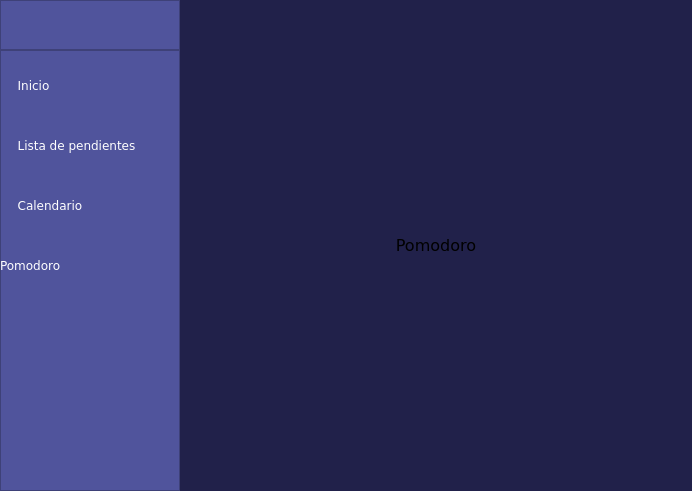
<?xml version="1.0" encoding="UTF-8"?>
<ui version="4.0">
 <class>Principal</class>
 <widget class="QMainWindow" name="Principal">
  <property name="geometry">
   <rect>
    <x>0</x>
    <y>0</y>
    <width>692</width>
    <height>491</height>
   </rect>
  </property>
  <property name="font">
   <font>
    <family>Verdana</family>
    <pointsize>10</pointsize>
   </font>
  </property>
  <property name="windowTitle">
   <string>Menu principal</string>
  </property>
  <widget class="QWidget" name="centralwidget">
   <layout class="QHBoxLayout" name="horizontalLayout">
    <property name="spacing">
     <number>0</number>
    </property>
    <property name="leftMargin">
     <number>0</number>
    </property>
    <property name="topMargin">
     <number>0</number>
    </property>
    <property name="rightMargin">
     <number>0</number>
    </property>
    <property name="bottomMargin">
     <number>0</number>
    </property>
    <item>
     <widget class="QFrame" name="frame">
      <property name="frameShape">
       <enum>QFrame::Shape::NoFrame</enum>
      </property>
      <property name="frameShadow">
       <enum>QFrame::Shadow::Raised</enum>
      </property>
      <layout class="QVBoxLayout" name="verticalLayout">
       <property name="spacing">
        <number>0</number>
       </property>
       <property name="leftMargin">
        <number>0</number>
       </property>
       <property name="topMargin">
        <number>0</number>
       </property>
       <property name="rightMargin">
        <number>0</number>
       </property>
       <property name="bottomMargin">
        <number>0</number>
       </property>
       <item>
        <widget class="QFrame" name="frame_2">
         <property name="frameShape">
          <enum>QFrame::Shape::NoFrame</enum>
         </property>
         <property name="frameShadow">
          <enum>QFrame::Shadow::Raised</enum>
         </property>
         <layout class="QHBoxLayout" name="horizontalLayout_2">
          <property name="spacing">
           <number>0</number>
          </property>
          <property name="leftMargin">
           <number>0</number>
          </property>
          <property name="topMargin">
           <number>0</number>
          </property>
          <property name="rightMargin">
           <number>0</number>
          </property>
          <property name="bottomMargin">
           <number>0</number>
          </property>
          <item>
           <widget class="QFrame" name="menuDerecho">
            <property name="minimumSize">
             <size>
              <width>180</width>
              <height>0</height>
             </size>
            </property>
            <property name="maximumSize">
             <size>
              <width>50</width>
              <height>16777215</height>
             </size>
            </property>
            <property name="styleSheet">
             <string notr="true">QFrame{
background: #50549c;

}</string>
            </property>
            <property name="frameShape">
             <enum>QFrame::Shape::NoFrame</enum>
            </property>
            <property name="frameShadow">
             <enum>QFrame::Shadow::Raised</enum>
            </property>
            <layout class="QVBoxLayout" name="verticalLayout_2">
             <property name="spacing">
              <number>0</number>
             </property>
             <property name="leftMargin">
              <number>0</number>
             </property>
             <property name="topMargin">
              <number>0</number>
             </property>
             <property name="rightMargin">
              <number>0</number>
             </property>
             <property name="bottomMargin">
              <number>0</number>
             </property>
             <item>
              <widget class="QFrame" name="frame_5">
               <property name="maximumSize">
                <size>
                 <width>16777215</width>
                 <height>50</height>
                </size>
               </property>
               <property name="frameShape">
                <enum>QFrame::Shape::StyledPanel</enum>
               </property>
               <property name="frameShadow">
                <enum>QFrame::Shadow::Raised</enum>
               </property>
               <widget class="QPushButton" name="btnMenu">
                <property name="geometry">
                 <rect>
                  <x>0</x>
                  <y>0</y>
                  <width>180</width>
                  <height>50</height>
                 </rect>
                </property>
                <property name="cursor">
                 <cursorShape>PointingHandCursor</cursorShape>
                </property>
                <property name="styleSheet">
                 <string notr="true">QPushButton{
border: none;
background: transparent;
padding: 10px;
text-align:left;
}</string>
                </property>
                <property name="text">
                 <string/>
                </property>
                <property name="icon">
                 <iconset resource="archivo.qrc">
                  <normaloff>:/Iconos/Iconos/Icono menu.png</normaloff>:/Iconos/Iconos/Icono menu.png</iconset>
                </property>
                <property name="iconSize">
                 <size>
                  <width>30</width>
                  <height>30</height>
                 </size>
                </property>
               </widget>
              </widget>
             </item>
             <item>
              <widget class="QFrame" name="frame_6">
               <property name="minimumSize">
                <size>
                 <width>0</width>
                 <height>100</height>
                </size>
               </property>
               <property name="frameShape">
                <enum>QFrame::Shape::StyledPanel</enum>
               </property>
               <property name="frameShadow">
                <enum>QFrame::Shadow::Raised</enum>
               </property>
               <widget class="QPushButton" name="btnPrincipal">
                <property name="geometry">
                 <rect>
                  <x>0</x>
                  <y>10</y>
                  <width>180</width>
                  <height>50</height>
                 </rect>
                </property>
                <property name="font">
                 <font>
                  <family>Verdana</family>
                  <pointsize>9</pointsize>
                 </font>
                </property>
                <property name="cursor">
                 <cursorShape>PointingHandCursor</cursorShape>
                </property>
                <property name="styleSheet">
                 <string notr="true">QPushButton{
border: none;
background: transparent;
color: #fff;
padding: 10px;
text-align:left;
}

QPushButton:hover{
background: #40457c;
}</string>
                </property>
                <property name="text">
                 <string>  Inicio</string>
                </property>
                <property name="icon">
                 <iconset resource="archivo.qrc">
                  <normaloff>:/Iconos/Iconos/Icono inicio.png</normaloff>:/Iconos/Iconos/Icono inicio.png</iconset>
                </property>
                <property name="iconSize">
                 <size>
                  <width>30</width>
                  <height>30</height>
                 </size>
                </property>
               </widget>
               <widget class="QPushButton" name="btnListaPendientes">
                <property name="geometry">
                 <rect>
                  <x>0</x>
                  <y>70</y>
                  <width>180</width>
                  <height>50</height>
                 </rect>
                </property>
                <property name="font">
                 <font>
                  <family>Verdana</family>
                  <pointsize>9</pointsize>
                 </font>
                </property>
                <property name="cursor">
                 <cursorShape>PointingHandCursor</cursorShape>
                </property>
                <property name="styleSheet">
                 <string notr="true">QPushButton{
border: none;
background: transparent;
color: #fff;
padding: 10px;
text-align:left;
}

QPushButton:hover{
background: #40457c;
}</string>
                </property>
                <property name="text">
                 <string>  Lista de pendientes</string>
                </property>
                <property name="icon">
                 <iconset resource="archivo.qrc">
                  <normaloff>:/Iconos/Iconos/Icono lista de pendientes.png</normaloff>:/Iconos/Iconos/Icono lista de pendientes.png</iconset>
                </property>
                <property name="iconSize">
                 <size>
                  <width>30</width>
                  <height>30</height>
                 </size>
                </property>
               </widget>
               <widget class="QPushButton" name="btnCalendario">
                <property name="geometry">
                 <rect>
                  <x>0</x>
                  <y>130</y>
                  <width>180</width>
                  <height>50</height>
                 </rect>
                </property>
                <property name="font">
                 <font>
                  <family>Verdana</family>
                  <pointsize>9</pointsize>
                 </font>
                </property>
                <property name="cursor">
                 <cursorShape>PointingHandCursor</cursorShape>
                </property>
                <property name="styleSheet">
                 <string notr="true">QPushButton{
border: none;
background: transparent;
color: #fff;
padding: 10px;
text-align:left;
}

QPushButton:hover{
background: #40457c;
}</string>
                </property>
                <property name="text">
                 <string>  Calendario</string>
                </property>
                <property name="icon">
                 <iconset resource="archivo.qrc">
                  <normaloff>:/Iconos/Iconos/Icono calendario.png</normaloff>:/Iconos/Iconos/Icono calendario.png</iconset>
                </property>
                <property name="iconSize">
                 <size>
                  <width>30</width>
                  <height>30</height>
                 </size>
                </property>
               </widget>
               <widget class="QPushButton" name="btnPomodoro">
                <property name="geometry">
                 <rect>
                  <x>-10</x>
                  <y>190</y>
                  <width>191</width>
                  <height>50</height>
                 </rect>
                </property>
                <property name="font">
                 <font>
                  <family>Verdana</family>
                  <pointsize>9</pointsize>
                 </font>
                </property>
                <property name="cursor">
                 <cursorShape>PointingHandCursor</cursorShape>
                </property>
                <property name="styleSheet">
                 <string notr="true">QPushButton{
border: none;
background: transparent;
color: #fff;
padding: 10px;
text-align:left;
}

QPushButton:hover{
background: #40457c;
}</string>
                </property>
                <property name="text">
                 <string>Pomodoro</string>
                </property>
                <property name="icon">
                 <iconset resource="archivo.qrc">
                  <normaloff>:/Iconos/Iconos/Icono Pomodoro.png</normaloff>:/Iconos/Iconos/Icono Pomodoro.png</iconset>
                </property>
                <property name="iconSize">
                 <size>
                  <width>70</width>
                  <height>31</height>
                 </size>
                </property>
               </widget>
               <widget class="QPushButton" name="btnSalir">
                <property name="geometry">
                 <rect>
                  <x>0</x>
                  <y>560</y>
                  <width>180</width>
                  <height>50</height>
                 </rect>
                </property>
                <property name="cursor">
                 <cursorShape>PointingHandCursor</cursorShape>
                </property>
                <property name="styleSheet">
                 <string notr="true">QPushButton{
border: none;
background: transparent;
color: #fff;
padding: 10px;
text-align:left;
}

QPushButton:hover{
background: #40457c;
}</string>
                </property>
                <property name="text">
                 <string>  Salir</string>
                </property>
                <property name="icon">
                 <iconset resource="archivo.qrc">
                  <normaloff>:/Iconos/Iconos/Icono Salir.png</normaloff>:/Iconos/Iconos/Icono Salir.png</iconset>
                </property>
                <property name="iconSize">
                 <size>
                  <width>30</width>
                  <height>30</height>
                 </size>
                </property>
               </widget>
              </widget>
             </item>
            </layout>
           </widget>
          </item>
          <item>
           <widget class="QFrame" name="menuIzquierdo">
            <property name="frameShape">
             <enum>QFrame::Shape::NoFrame</enum>
            </property>
            <property name="frameShadow">
             <enum>QFrame::Shadow::Raised</enum>
            </property>
            <layout class="QVBoxLayout" name="verticalLayout_3">
             <property name="spacing">
              <number>0</number>
             </property>
             <property name="leftMargin">
              <number>0</number>
             </property>
             <property name="topMargin">
              <number>0</number>
             </property>
             <property name="rightMargin">
              <number>0</number>
             </property>
             <property name="bottomMargin">
              <number>0</number>
             </property>
             <item>
              <widget class="QStackedWidget" name="paginas">
               <property name="currentIndex">
                <number>3</number>
               </property>
               <widget class="QWidget" name="principal">
                <property name="styleSheet">
                 <string notr="true">QFrame{
background: #21214a;

}</string>
                </property>
                <layout class="QVBoxLayout" name="verticalLayout_4">
                 <property name="spacing">
                  <number>0</number>
                 </property>
                 <property name="leftMargin">
                  <number>0</number>
                 </property>
                 <property name="topMargin">
                  <number>0</number>
                 </property>
                 <property name="rightMargin">
                  <number>0</number>
                 </property>
                 <property name="bottomMargin">
                  <number>0</number>
                 </property>
                 <item>
                  <widget class="QLabel" name="label">
                   <property name="font">
                    <font>
                     <family>Verdana</family>
                     <pointsize>12</pointsize>
                    </font>
                   </property>
                   <property name="styleSheet">
                    <string notr="true">QLabel{
text:#fff;


}</string>
                   </property>
                   <property name="text">
                    <string>Principal</string>
                   </property>
                   <property name="alignment">
                    <set>Qt::AlignmentFlag::AlignCenter</set>
                   </property>
                  </widget>
                 </item>
                </layout>
               </widget>
               <widget class="QWidget" name="listaPendientes">
                <property name="styleSheet">
                 <string notr="true">QFrame{
background: #21214a;

}</string>
                </property>
                <layout class="QVBoxLayout" name="verticalLayout_5">
                 <property name="spacing">
                  <number>0</number>
                 </property>
                 <property name="leftMargin">
                  <number>0</number>
                 </property>
                 <property name="topMargin">
                  <number>0</number>
                 </property>
                 <property name="rightMargin">
                  <number>0</number>
                 </property>
                 <property name="bottomMargin">
                  <number>0</number>
                 </property>
                 <item>
                  <widget class="QLabel" name="label_2">
                   <property name="font">
                    <font>
                     <family>Verdana</family>
                     <pointsize>12</pointsize>
                    </font>
                   </property>
                   <property name="styleSheet">
                    <string notr="true">QFrame{
text:#fff;

}</string>
                   </property>
                   <property name="text">
                    <string>Lista de pendientes</string>
                   </property>
                   <property name="alignment">
                    <set>Qt::AlignmentFlag::AlignCenter</set>
                   </property>
                  </widget>
                 </item>
                </layout>
               </widget>
               <widget class="QWidget" name="calendario">
                <property name="styleSheet">
                 <string notr="true">QFrame{
background: #21214a;

}</string>
                </property>
                <layout class="QVBoxLayout" name="verticalLayout_6">
                 <property name="spacing">
                  <number>0</number>
                 </property>
                 <property name="leftMargin">
                  <number>0</number>
                 </property>
                 <property name="topMargin">
                  <number>0</number>
                 </property>
                 <property name="rightMargin">
                  <number>0</number>
                 </property>
                 <property name="bottomMargin">
                  <number>0</number>
                 </property>
                 <item>
                  <widget class="QLabel" name="label_3">
                   <property name="font">
                    <font>
                     <family>Verdana</family>
                     <pointsize>12</pointsize>
                    </font>
                   </property>
                   <property name="text">
                    <string>Calendario</string>
                   </property>
                   <property name="alignment">
                    <set>Qt::AlignmentFlag::AlignCenter</set>
                   </property>
                  </widget>
                 </item>
                </layout>
               </widget>
               <widget class="QWidget" name="pomodoro">
                <layout class="QVBoxLayout" name="verticalLayout_7">
                 <property name="spacing">
                  <number>0</number>
                 </property>
                 <property name="leftMargin">
                  <number>0</number>
                 </property>
                 <property name="topMargin">
                  <number>0</number>
                 </property>
                 <property name="rightMargin">
                  <number>0</number>
                 </property>
                 <property name="bottomMargin">
                  <number>0</number>
                 </property>
                 <item>
                  <widget class="QLabel" name="label_4">
                   <property name="font">
                    <font>
                     <family>Verdana</family>
                     <pointsize>12</pointsize>
                    </font>
                   </property>
                   <property name="styleSheet">
                    <string notr="true">QFrame{
background: #21214a;

}</string>
                   </property>
                   <property name="text">
                    <string>Pomodoro</string>
                   </property>
                   <property name="alignment">
                    <set>Qt::AlignmentFlag::AlignCenter</set>
                   </property>
                  </widget>
                 </item>
                </layout>
               </widget>
              </widget>
             </item>
            </layout>
           </widget>
          </item>
         </layout>
        </widget>
       </item>
      </layout>
     </widget>
    </item>
   </layout>
  </widget>
 </widget>
 <resources>
  <include location="archivo.qrc"/>
 </resources>
 <connections/>
</ui>
